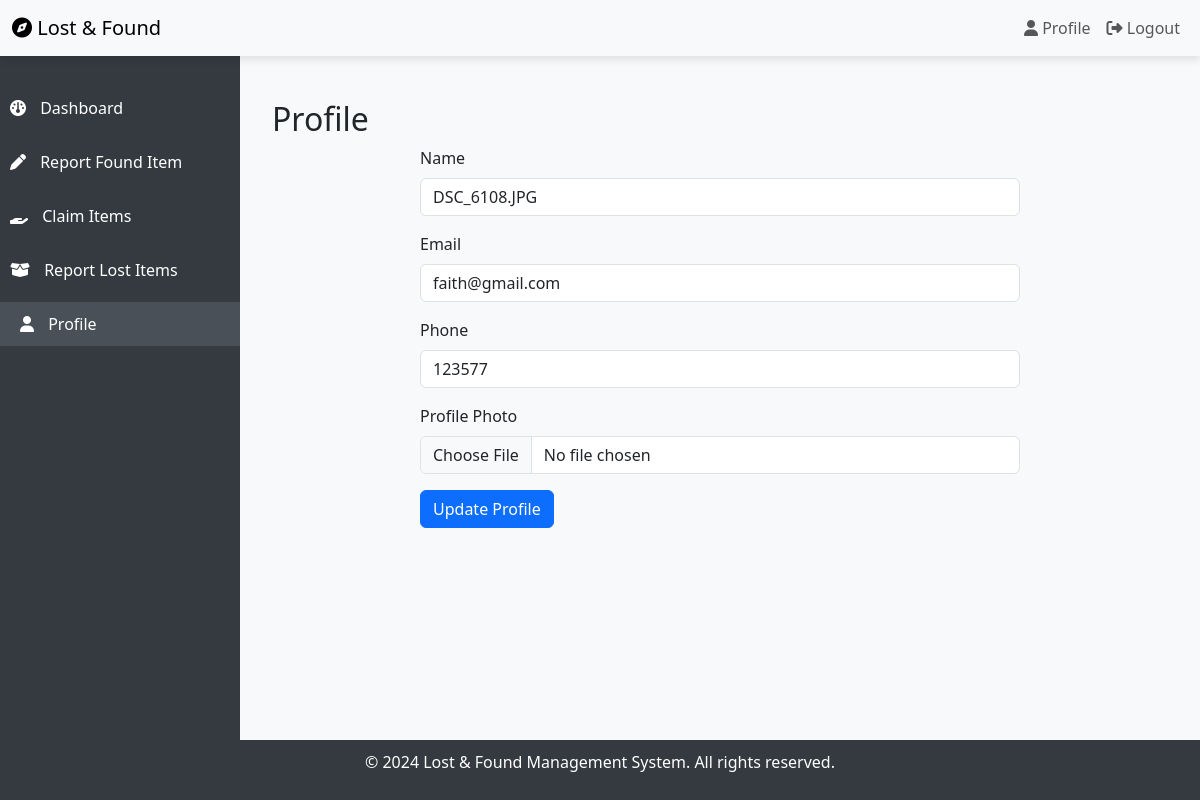
Page /profile.php (signed in) on the committed database.
### tables this page shows
CREATE TABLE `user_reg` (
  `id` int(11) NOT NULL,
  `name` varchar(100) NOT NULL,
  `username` varchar(50) NOT NULL,
  `password` varchar(255) NOT NULL,
  `email` varchar(100) NOT NULL,
  `phone` varchar(20) NOT NULL,
  `department` varchar(100) NOT NULL,
  `matric` varchar(20) NOT NULL,
  `profile_photo` varchar(255) DEFAULT NULL,
  `created_at` timestamp NOT NULL DEFAULT current_timestamp()
);

### profile.php (the view, shortened to what this page needs)
<?php
include("conn.php");
if (isset($_SESSION['user_id'])) {
    $user_id = $_SESSION['user_id'];
} else {
    header("Location: login.php");
    exit;
}
$sql = "SELECT * FROM user_reg WHERE id = :id";
$stmt = $pdo->prepare($sql);
$stmt->execute(['id' => $user_id]);
$user = $stmt->fetch(PDO::FETCH_ASSOC);
?>
<!DOCTYPE html>
<html lang="en">
<head>
    <link href="https://cdn.jsdelivr.net/npm/bootstrap@5.3.0-alpha3/dist/css/bootstrap.min.css" rel="stylesheet">
    <link rel="stylesheet" href="https://cdnjs.cloudflare.com/ajax/libs/font-awesome/6.4.0/css/all.min.css">
</head>
<body>
    <nav class="navbar navbar-expand-lg navbar-light bg-light fixed-top">
        <div class="container-fluid">
            <a class="navbar-brand" href="#"><i class="fa fa-compass"></i> Lost & Found</a>
            <div class="collapse navbar-collapse" id="navbarNav">
                <ul class="navbar-nav ms-auto">
                    <li class="nav-item">
                        <a class="nav-link" href="profile.php"><i class="fa fa-user"></i> Profile</a>
                    </li>
                    <li class="nav-item">
                        <a class="nav-link" href="logout.php"><i class="fa fa-sign-out-alt"></i> Logout</a>
                    </li>
                </ul>
            </div>
        </div>
    </nav>
    <div class="sidebar">
        <a href="dashboard.php"><i class="fa fa-dashboard"></i> Dashboard</a>
        <a href="report.php"><i class="fa fa-pen"></i> Report Found Item</a>
        <a href="claim.php"><i class="fa fa-hand-holding"></i> Claim Items</a>
        <a href="lost_item.php"><i class="fa fa-box-open"></i> Report Lost Items</a>
        <a href="profile.php" class="active"><i class="fa fa-user"></i> Profile</a>
    </div>
    <div class="content">
        <div class="container-fluid">
            <h2 class="mt-4">Profile</h2>
            <div class="form-container">
                <form method="POST" enctype="multipart/form-data">
                    <div class="mb-3">
                        <label for="name" class="form-label">Name</label>
                        <input type="text" class="form-control" id="name" name="name" value="<?php echo htmlspecialchars($user['name']); ?>" required>
                    </div>
                    <div class="mb-3">
                        <label for="email" class="form-label">Email</label>
                        <input type="email" class="form-control" id="email" name="email" value="<?php echo htmlspecialchars($user['email']); ?>" required>
                    </div>
                    <div class="mb-3">
                        <label for="phone" class="form-label">Phone</label>
                        <input type="text" class="form-control" id="phone" name="phone" value="<?php echo htmlspecialchars($user['phone']); ?>" required>
                    </div>
                    <div class="mb-3">
                        <label for="profilePhoto" class="form-label">Profile Photo</label>
                        <input type="file" class="form-control" id="profilePhoto" name="profilePhoto">
                    </div>
                    <button type="submit" class="btn btn-primary">Update Profile</button>
                </form>
            </div>
        </div>
    </div>
    <footer>
        <p>&copy; 2024 Lost & Found Management System. All rights reserved.</p>
    </footer>
</body>
</html>

### profile.php (style rules this page uses)
body { background-color: #f8f9fa; display: flex; flex-direction: column; min-height: 100vh; transition: background-color 0.3s; }
.navbar { box-shadow: 0 4px 8px rgba(0, 0, 0, 0.1); z-index: 1000; }
.sidebar { position: fixed; top: 56px; left: 0; height: 100%; width: 240px; background-color: #343a40; padding-top: 20px; z-index: 999; transition: transform 0.3s ease; }
.sidebar a { text-decoration: none; color: #fff; padding: 10px; display: block; margin: 10px 0; transition: background-color 0.3s, padding-left 0.3s; }
.sidebar a:hover, .sidebar a.active { background-color: #495057; padding-left: 20px; }
.sidebar a i { margin-right: 10px; }
.content { margin-left: 240px; padding: 20px; margin-top: 56px; flex: 1; }
footer { background-color: #343a40; color: #fff; text-align: center; padding: 10px 0; margin-top: auto; width: 100%; }
.form-container { max-width: 600px; margin: 0 auto; }

### rows in the picture
user_reg: name "DSC_6108.JPG", email "faith@gmail.com", phone "123577"
